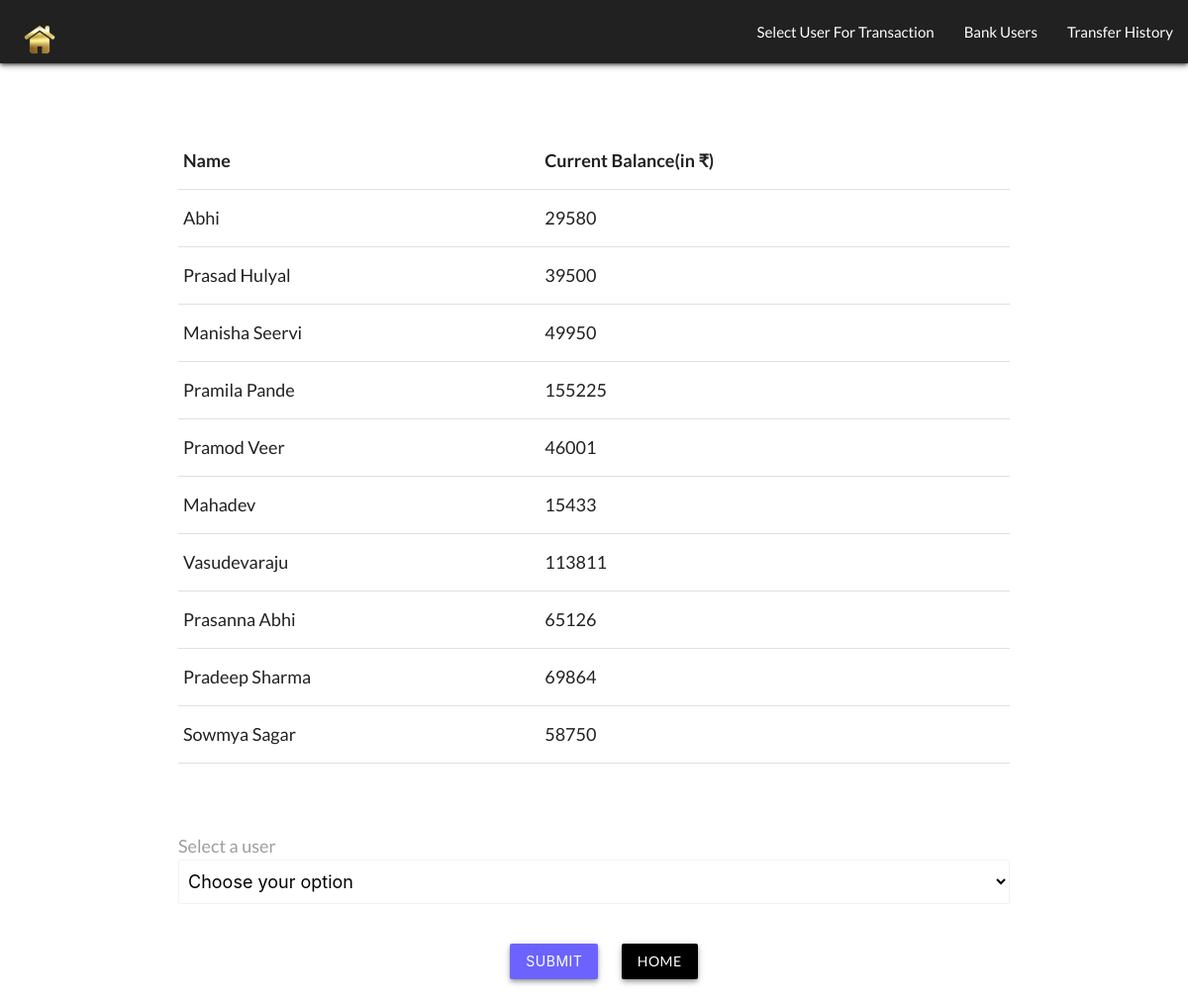
The app's page /selectUser.php with its own data.
### tables this page shows
CREATE TABLE IF NOT EXISTS `customer_details` (
  `c_id` int(11) NOT NULL AUTO_INCREMENT,
  `c_name` varchar(255) NOT NULL,
  `c_email` varchar(255) NOT NULL,
  `c_balance` int(11) NOT NULL,
  PRIMARY KEY (`c_id`),
  UNIQUE KEY `c_name` (`c_name`),
  UNIQUE KEY `c_email` (`c_email`)
);

### selectUser.php (the view, shortened to what this page needs)
<?php
	include('db_connect.php');
	$sql = 'SELECT c_name, c_balance FROM customer_details ORDER BY c_id';
	$result = mysqli_query($conn, $sql);
	$customers = mysqli_fetch_all($result, MYSQLI_ASSOC);
?>
<!DOCTYPE html>
<html>
<head>
	<link rel="stylesheet" href="https://cdnjs.cloudflare.com/ajax/libs/materialize/1.0.0/css/materialize.min.css">
    <link rel="stylesheet" type="text/css" href="style.css">
</head>
<body>
	<?php include('navbar.php'); ?>
	<section>
		<div class="wrapper">
			<form action="singleUser.php" method="POST">
				<div class="container" style="margin: 70px auto">
				<table class="highlight">
					<tr>
						<th>Name</th>
						<th>Current Balance(in ₹)</th>
					</tr>
					<?php
						foreach($customers as $customer) {
							echo "<tr><td> ".$customer['c_name']."</td><td>".$customer['c_balance']."</td></tr>";
						}
					?>
				</table>
			</div>
			<div class="container col s12" style="margin: 20px auto">
				<label>Select a user</label>
				<select class="browser-default" name="name">
					<option value="" disabled selected>Choose your option</option>
			</select>
			</div>
			<div class="center">
				<button type="submit" class="waves-effect waves-light btn z-depth-2" style="background-color: #6C63FF; margin: 20px;">Submit</button>
				<a href="index.php" class="waves-effect waves-light btn black z-depth-2">Home</a>
			</div>
			</form>
		</div>
	</section>
</body>
</html>

### navbar.php
<section>
    <div class="navbar-fixed z-depth-2">
        <nav class="navbar">
            <div class="nav-wrapper grey darken-4">
                <a href="index.php" class="brand-logo"><img src="home.png" height="60px" width="auto"></a>
                <ul id="nav-mobile" class="right hide-on-med-and-down">
                    <li><a href="selectUser.php">Select User For Transaction</a></li>
                    <li><a href="viewUsers.php">Bank Users</a></li>
                    <li><a href="transferHistory.php">Transfer History</a></li>
                </ul>
            </div>
        </nav>
    </div>
    </section>

### style.css (style rules this page uses)
* { margin: 0; padding: 0; box-sizing: border-box; }
body { font-size: 18px; font-family: "Lato", serif; }
.brand-logo { margin: 10px 0px 0px 10px; }
label { font-size: 1em; }

### records on screen
customer_details: c_name "Abhi", c_balance "29580"
customer_details: c_name "Prasad Hulyal", c_balance "39500"
customer_details: c_name "Manisha Seervi", c_balance "49950"
customer_details: c_name "Pramila Pande", c_balance "155225"
customer_details: c_name "Pramod Veer", c_balance "46001"
customer_details: c_name "Mahadev", c_balance "15433"
customer_details: c_name "Vasudevaraju", c_balance "113811"
customer_details: c_name "Prasanna Abhi", c_balance "65126"
customer_details: c_name "Pradeep Sharma", c_balance "69864"
customer_details: c_name "Sowmya Sagar", c_balance "58750"
